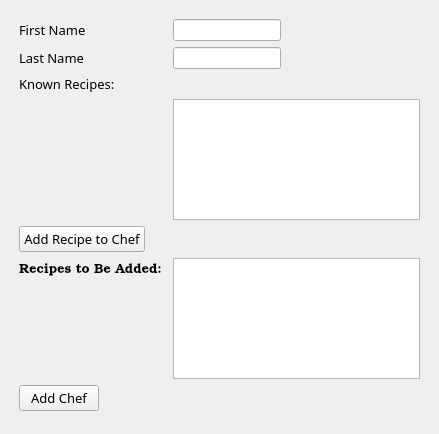
<?xml version="1.0" encoding="UTF-8"?>
<ui version="4.0">
 <class>MainWindow</class>
 <widget class="QMainWindow" name="MainWindow">
  <property name="geometry">
   <rect>
    <x>0</x>
    <y>0</y>
    <width>439</width>
    <height>434</height>
   </rect>
  </property>
  <property name="windowTitle">
   <string>MainWindow</string>
  </property>
  <property name="styleSheet">
   <string notr="true"/>
  </property>
  <widget class="QWidget" name="centralwidget">
   <widget class="QWidget" name="gridLayoutWidget">
    <property name="geometry">
     <rect>
      <x>-1</x>
      <y>-1</y>
      <width>441</width>
      <height>432</height>
     </rect>
    </property>
    <layout class="QGridLayout" name="gridLayout">
     <item row="0" column="0">
      <layout class="QVBoxLayout" name="verticalLayout">
       <property name="sizeConstraint">
        <enum>QLayout::SetNoConstraint</enum>
       </property>
       <property name="leftMargin">
        <number>10</number>
       </property>
       <property name="topMargin">
        <number>10</number>
       </property>
       <property name="rightMargin">
        <number>10</number>
       </property>
       <property name="bottomMargin">
        <number>10</number>
       </property>
       <item>
        <layout class="QFormLayout" name="formLayout_2">
         <property name="sizeConstraint">
          <enum>QLayout::SetNoConstraint</enum>
         </property>
         <property name="fieldGrowthPolicy">
          <enum>QFormLayout::FieldsStayAtSizeHint</enum>
         </property>
         <property name="leftMargin">
          <number>10</number>
         </property>
         <property name="topMargin">
          <number>10</number>
         </property>
         <property name="rightMargin">
          <number>10</number>
         </property>
         <property name="bottomMargin">
          <number>10</number>
         </property>
         <item row="0" column="0">
          <widget class="QLabel" name="label_3">
           <property name="font">
            <font>
             <family>Book Antiqua</family>
             <pointsize>10</pointsize>
            </font>
           </property>
           <property name="text">
            <string>First Name</string>
           </property>
           <property name="margin">
            <number>0</number>
           </property>
          </widget>
         </item>
         <item row="0" column="1">
          <widget class="QLineEdit" name="lineEdit">
           <property name="styleSheet">
            <string notr="true"/>
           </property>
          </widget>
         </item>
         <item row="3" column="0">
          <widget class="QLabel" name="label">
           <property name="font">
            <font>
             <family>Book Antiqua</family>
             <pointsize>10</pointsize>
            </font>
           </property>
           <property name="text">
            <string>Last Name</string>
           </property>
           <property name="margin">
            <number>0</number>
           </property>
          </widget>
         </item>
         <item row="3" column="1">
          <widget class="QLineEdit" name="lineEdit_2"/>
         </item>
         <item row="5" column="0">
          <widget class="QLabel" name="label_2">
           <property name="font">
            <font>
             <family>Book Antiqua</family>
             <pointsize>10</pointsize>
            </font>
           </property>
           <property name="text">
            <string>Known Recipes:</string>
           </property>
           <property name="margin">
            <number>0</number>
           </property>
          </widget>
         </item>
         <item row="12" column="0">
          <widget class="QPushButton" name="pushButton">
           <property name="font">
            <font>
             <family>Book Antiqua</family>
             <pointsize>10</pointsize>
            </font>
           </property>
           <property name="text">
            <string>Add Chef</string>
           </property>
          </widget>
         </item>
         <item row="8" column="1">
          <widget class="QListWidget" name="listWidget"/>
         </item>
         <item row="6" column="1">
          <widget class="QListWidget" name="listWidget_2"/>
         </item>
         <item row="8" column="0">
          <widget class="QLabel" name="label_4">
           <property name="font">
            <font>
             <family>Bookman Old Style</family>
             <pointsize>10</pointsize>
            </font>
           </property>
           <property name="text">
            <string>Recipes to Be Added: </string>
           </property>
          </widget>
         </item>
         <item row="7" column="0">
          <widget class="QPushButton" name="pushButton_2">
           <property name="font">
            <font>
             <family>Book Antiqua</family>
             <pointsize>10</pointsize>
            </font>
           </property>
           <property name="text">
            <string>Add Recipe to Chef</string>
           </property>
          </widget>
         </item>
        </layout>
       </item>
      </layout>
     </item>
    </layout>
   </widget>
  </widget>
 </widget>
 <resources/>
 <connections/>
</ui>
